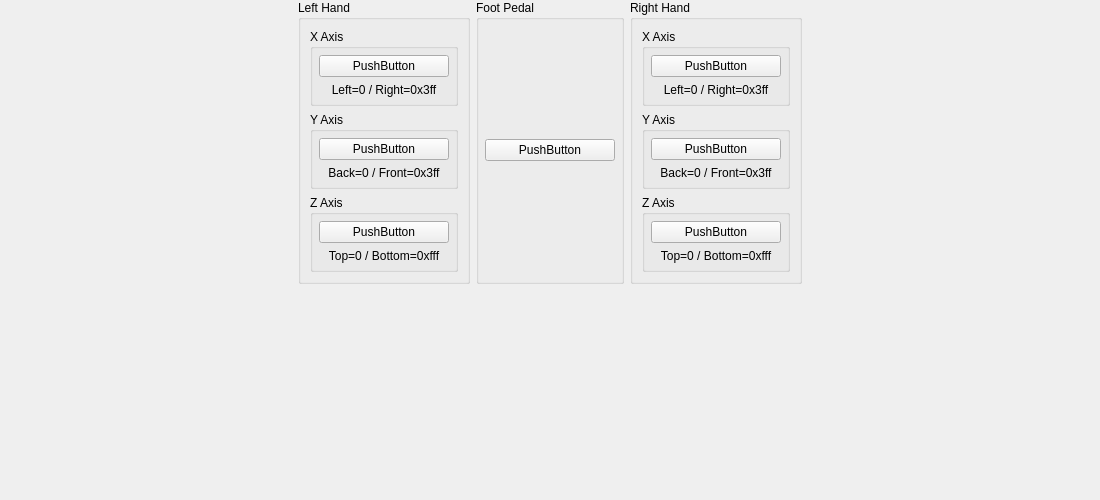
<?xml version="1.0" encoding="UTF-8"?>
<ui version="4.0">
 <class>USBBindingWidget_Gametrak</class>
 <widget class="QWidget" name="USBBindingWidget_Gametrak">
  <property name="geometry">
   <rect>
    <x>0</x>
    <y>0</y>
    <width>1100</width>
    <height>500</height>
   </rect>
  </property>
  <property name="sizePolicy">
   <sizepolicy hsizetype="MinimumExpanding" vsizetype="Preferred">
    <horstretch>0</horstretch>
    <verstretch>0</verstretch>
   </sizepolicy>
  </property>
  <layout class="QGridLayout" name="gridLayout">
   <property name="leftMargin">
    <number>0</number>
   </property>
   <property name="topMargin">
    <number>0</number>
   </property>
   <property name="rightMargin">
    <number>0</number>
   </property>
   <property name="bottomMargin">
    <number>0</number>
   </property>
   <item row="0" column="0">
    <spacer name="horizontalSpacer0">
     <property name="orientation">
      <enum>Qt::Orientation::Horizontal</enum>
     </property>
     <property name="sizeHint" stdset="0">
      <size>
       <width>0</width>
       <height>0</height>
      </size>
     </property>
    </spacer>
   </item>
   <item row="0" column="1">
    <layout class="QVBoxLayout" name="verticalLayout1">
     <item>
      <widget class="QGroupBox" name="groupBox1">
       <property name="title">
        <string>Left Hand</string>
       </property>
       <layout class="QGridLayout" name="gridLayout1">
        <item row="0" column="0">
         <widget class="QGroupBox" name="groupBox1_X">
          <property name="title">
           <string>X Axis</string>
          </property>
          <layout class="QGridLayout" name="gridLayout1_X">
           <property name="leftMargin">
            <number>6</number>
           </property>
           <property name="topMargin">
            <number>6</number>
           </property>
           <property name="rightMargin">
            <number>6</number>
           </property>
           <property name="bottomMargin">
            <number>6</number>
           </property>
           <item row="0" column="0">
            <widget class="InputBindingWidget" name="LeftX">
             <property name="minimumSize">
              <size>
               <width>130</width>
               <height>0</height>
              </size>
             </property>
             <property name="maximumSize">
              <size>
               <width>130</width>
               <height>16777215</height>
              </size>
             </property>
             <property name="text">
              <string>PushButton</string>
             </property>
            </widget>
           </item>
           <item row="1" column="0">
            <widget class="QLabel" name="label1_X">
             <property name="text">
              <string>Left=0 / Right=0x3ff</string>
             </property>
             <property name="alignment">
              <set>Qt::AlignmentFlag::AlignCenter</set>
             </property>
            </widget>
           </item>
          </layout>
         </widget>
        </item>
        <item row="1" column="0">
         <widget class="QGroupBox" name="groupBox1_Y">
          <property name="title">
           <string>Y Axis</string>
          </property>
          <layout class="QGridLayout" name="gridLayout1_Y">
           <property name="leftMargin">
            <number>6</number>
           </property>
           <property name="topMargin">
            <number>6</number>
           </property>
           <property name="rightMargin">
            <number>6</number>
           </property>
           <property name="bottomMargin">
            <number>6</number>
           </property>
           <item row="0" column="0">
            <widget class="InputBindingWidget" name="LeftY">
             <property name="minimumSize">
              <size>
               <width>130</width>
               <height>0</height>
              </size>
             </property>
             <property name="maximumSize">
              <size>
               <width>130</width>
               <height>16777215</height>
              </size>
             </property>
             <property name="text">
              <string>PushButton</string>
             </property>
            </widget>
           </item>
           <item row="1" column="0">
            <widget class="QLabel" name="label1_Y">
             <property name="text">
              <string>Back=0 / Front=0x3ff</string>
             </property>
             <property name="alignment">
              <set>Qt::AlignmentFlag::AlignCenter</set>
             </property>
            </widget>
           </item>
          </layout>
         </widget>
        </item>
        <item row="2" column="0">
         <widget class="QGroupBox" name="groupBox1_Z">
          <property name="title">
           <string>Z Axis</string>
          </property>
          <layout class="QGridLayout" name="gridLayout1_Z">
           <property name="leftMargin">
            <number>6</number>
           </property>
           <property name="topMargin">
            <number>6</number>
           </property>
           <property name="rightMargin">
            <number>6</number>
           </property>
           <property name="bottomMargin">
            <number>6</number>
           </property>
           <item row="0" column="0">
            <widget class="InputBindingWidget" name="LeftZ">
             <property name="minimumSize">
              <size>
               <width>130</width>
               <height>0</height>
              </size>
             </property>
             <property name="maximumSize">
              <size>
               <width>130</width>
               <height>16777215</height>
              </size>
             </property>
             <property name="text">
              <string>PushButton</string>
             </property>
            </widget>
           </item>
           <item row="1" column="0">
            <widget class="QLabel" name="label1_Z">
             <property name="text">
              <string>Top=0 / Bottom=0xfff</string>
             </property>
             <property name="alignment">
              <set>Qt::AlignmentFlag::AlignCenter</set>
             </property>
            </widget>
           </item>
          </layout>
         </widget>
        </item>
       </layout>
      </widget>
     </item>
    </layout>
   </item>
   <item row="0" column="2">
    <layout class="QVBoxLayout" name="verticalLayout2">
     <item>
      <widget class="QGroupBox" name="groupBox2">
       <property name="title">
        <string>Foot Pedal</string>
       </property>
       <layout class="QGridLayout" name="gridLayout2">
        <property name="leftMargin">
         <number>6</number>
        </property>
        <property name="topMargin">
         <number>6</number>
        </property>
        <property name="rightMargin">
         <number>6</number>
        </property>
        <property name="bottomMargin">
         <number>6</number>
        </property>
        <item row="0" column="0">
         <widget class="InputBindingWidget" name="FootPedal">
          <property name="minimumSize">
           <size>
            <width>130</width>
            <height>0</height>
           </size>
          </property>
          <property name="maximumSize">
           <size>
            <width>130</width>
            <height>16777215</height>
           </size>
          </property>
          <property name="text">
           <string>PushButton</string>
          </property>
         </widget>
        </item>
       </layout>
      </widget>
     </item>
    </layout>
   </item>
   <item row="0" column="3">
    <layout class="QVBoxLayout" name="verticalLayout3">
     <item>
      <widget class="QGroupBox" name="groupBox3">
       <property name="title">
        <string>Right Hand</string>
       </property>
       <layout class="QGridLayout" name="gridLayout3">
        <item row="0" column="0">
         <widget class="QGroupBox" name="groupBox3_X">
          <property name="title">
           <string>X Axis</string>
          </property>
          <layout class="QGridLayout" name="gridLayout3_X">
           <property name="leftMargin">
            <number>6</number>
           </property>
           <property name="topMargin">
            <number>6</number>
           </property>
           <property name="rightMargin">
            <number>6</number>
           </property>
           <property name="bottomMargin">
            <number>6</number>
           </property>
           <item row="0" column="0">
            <widget class="InputBindingWidget" name="RightX">
             <property name="minimumSize">
              <size>
               <width>130</width>
               <height>0</height>
              </size>
             </property>
             <property name="maximumSize">
              <size>
               <width>130</width>
               <height>16777215</height>
              </size>
             </property>
             <property name="text">
              <string>PushButton</string>
             </property>
            </widget>
           </item>
           <item row="1" column="0">
            <widget class="QLabel" name="label3_X">
             <property name="text">
              <string>Left=0 / Right=0x3ff</string>
             </property>
             <property name="alignment">
              <set>Qt::AlignmentFlag::AlignCenter</set>
             </property>
            </widget>
           </item>
          </layout>
         </widget>
        </item>
        <item row="1" column="0">
         <widget class="QGroupBox" name="groupBox3_Y">
          <property name="title">
           <string>Y Axis</string>
          </property>
          <layout class="QGridLayout" name="gridLayout3_Y">
           <property name="leftMargin">
            <number>6</number>
           </property>
           <property name="topMargin">
            <number>6</number>
           </property>
           <property name="rightMargin">
            <number>6</number>
           </property>
           <property name="bottomMargin">
            <number>6</number>
           </property>
           <item row="0" column="0">
            <widget class="InputBindingWidget" name="RightY">
             <property name="minimumSize">
              <size>
               <width>130</width>
               <height>0</height>
              </size>
             </property>
             <property name="maximumSize">
              <size>
               <width>130</width>
               <height>16777215</height>
              </size>
             </property>
             <property name="text">
              <string>PushButton</string>
             </property>
            </widget>
           </item>
           <item row="1" column="0">
            <widget class="QLabel" name="label3_Y">
             <property name="text">
              <string>Back=0 / Front=0x3ff</string>
             </property>
             <property name="alignment">
              <set>Qt::AlignmentFlag::AlignCenter</set>
             </property>
            </widget>
           </item>
          </layout>
         </widget>
        </item>
        <item row="2" column="0">
         <widget class="QGroupBox" name="groupBox3_Z">
          <property name="title">
           <string>Z Axis</string>
          </property>
          <layout class="QGridLayout" name="gridLayout3_Z">
           <property name="leftMargin">
            <number>6</number>
           </property>
           <property name="topMargin">
            <number>6</number>
           </property>
           <property name="rightMargin">
            <number>6</number>
           </property>
           <property name="bottomMargin">
            <number>6</number>
           </property>
           <item row="0" column="0">
            <widget class="InputBindingWidget" name="RightZ">
             <property name="minimumSize">
              <size>
               <width>130</width>
               <height>0</height>
              </size>
             </property>
             <property name="maximumSize">
              <size>
               <width>130</width>
               <height>16777215</height>
              </size>
             </property>
             <property name="text">
              <string>PushButton</string>
             </property>
            </widget>
           </item>
           <item row="1" column="0">
            <widget class="QLabel" name="label3_Z">
             <property name="text">
              <string>Top=0 / Bottom=0xfff</string>
             </property>
             <property name="alignment">
              <set>Qt::AlignmentFlag::AlignCenter</set>
             </property>
            </widget>
           </item>
          </layout>
         </widget>
        </item>
       </layout>
      </widget>
     </item>
    </layout>
   </item>
   <item row="0" column="4">
    <spacer name="horizontalSpacer4">
     <property name="orientation">
      <enum>Qt::Orientation::Horizontal</enum>
     </property>
     <property name="sizeHint" stdset="0">
      <size>
       <width>0</width>
       <height>0</height>
      </size>
     </property>
    </spacer>
   </item>
   <item row="1" column="1" colspan="3">
    <spacer name="verticalSpacer">
     <property name="orientation">
      <enum>Qt::Orientation::Vertical</enum>
     </property>
     <property name="sizeHint" stdset="0">
      <size>
       <width>0</width>
       <height>0</height>
      </size>
     </property>
    </spacer>
   </item>
  </layout>
 </widget>
 <customwidgets>
  <customwidget>
   <class>InputBindingWidget</class>
   <extends>QPushButton</extends>
   <header>Settings/InputBindingWidget.h</header>
  </customwidget>
 </customwidgets>
 <tabstops>
  <tabstop>LeftX</tabstop>
  <tabstop>LeftY</tabstop>
  <tabstop>LeftZ</tabstop>
  <tabstop>RightX</tabstop>
  <tabstop>RightY</tabstop>
  <tabstop>RightZ</tabstop>
  <tabstop>FootPedal</tabstop>
 </tabstops>
 <resources>
  <include location="../resources/resources.qrc"/>
 </resources>
 <connections/>
</ui>
